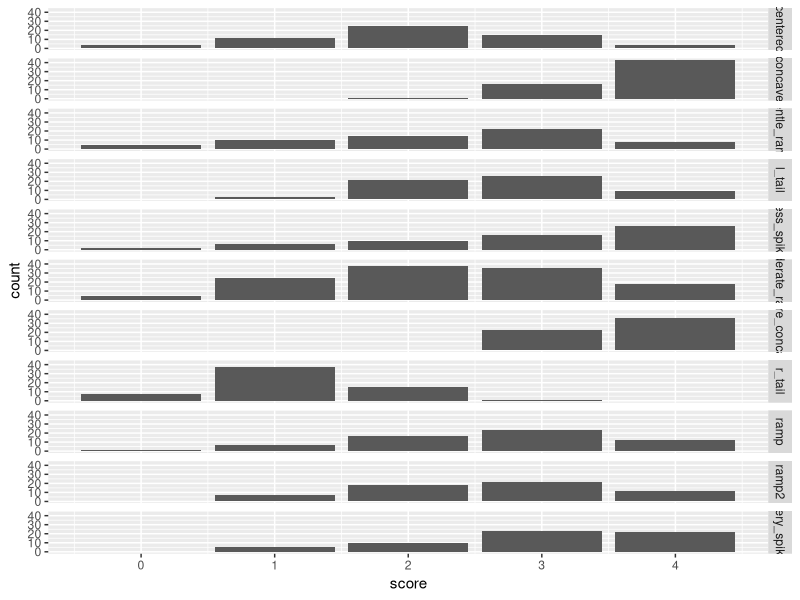
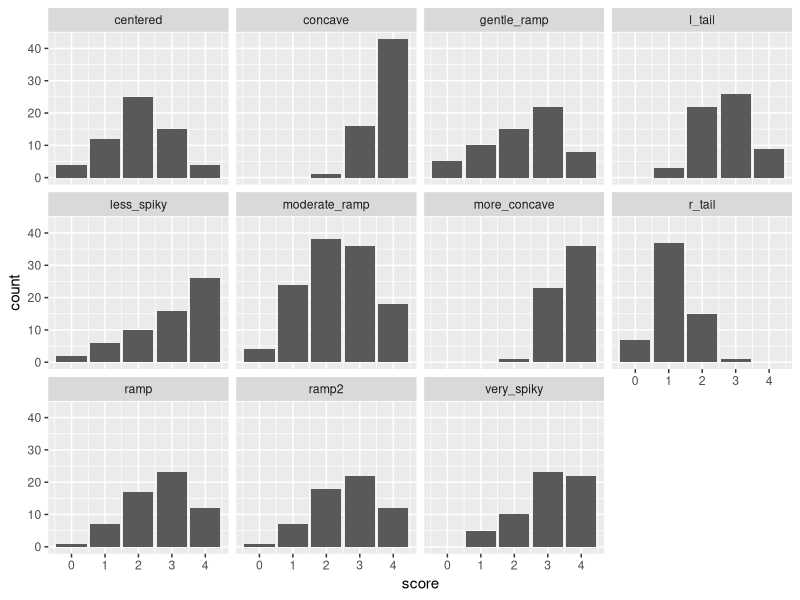
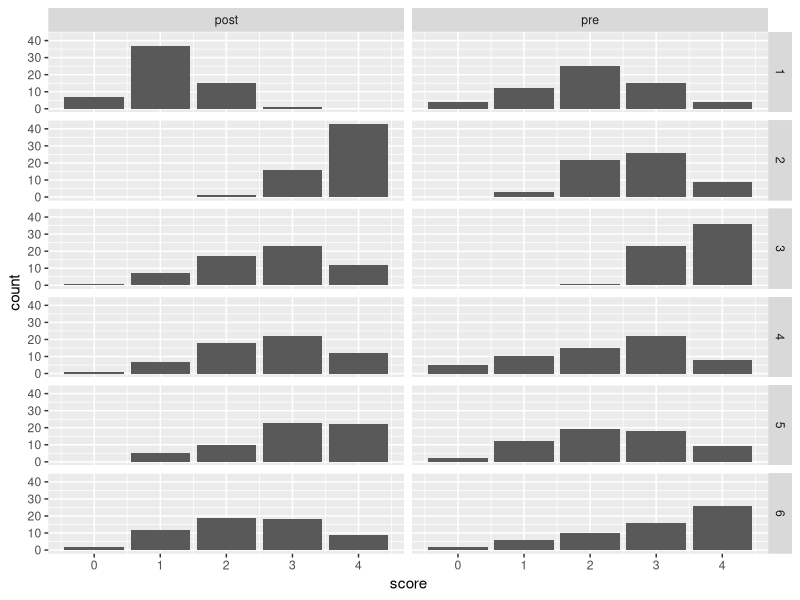
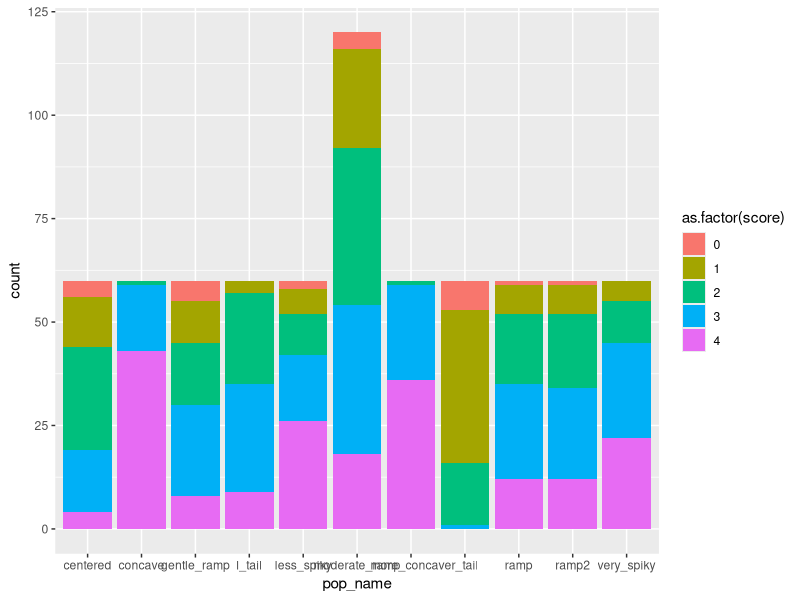

R code for these plots, in order:
library(ggplot2)

#### GENERATE ASSORTED SAMPLES OF FAKE LIKERT DATA

samp_size = 60

likert_beta = function(n, a, b){
        round(rbeta(n, a, b) * 4)   # 0 to 4 Likert scale
}

centered      = likert_beta(samp_size, 2,   2)
r_tail        = likert_beta(samp_size, 2,   4)
l_tail        = likert_beta(samp_size, 4,   2)
concave       = likert_beta(samp_size, 8,   1)
more_concave  = likert_beta(samp_size, 8,   0.9)
ramp          = likert_beta(samp_size, 2,   0.9)
gentle_ramp   = likert_beta(samp_size, 1.1, 0.9)
ramp2         = likert_beta(samp_size, 2,   1)
moderate_ramp = likert_beta(samp_size, 1.5, 1)
very_spiky    = likert_beta(samp_size, 1.5, 0.5)
less_spiky    = likert_beta(samp_size, 1,   0.5)


#### BUILD UP A DATA FRAME

samp_names = c("centered", "r_tail", "l_tail", "concave", "more_concave", "ramp", "gentle_ramp", "ramp2", "moderate_ramp", "very_spiky", "less_spiky", "moderate_ramp")

X = data.frame(score = centered, pop_name = rep("centered", length(centered)), 
								timepoint = rep("pre", length(centered)),
								question_num = rep(1, length(centered)))
npanel = 1
for (s in samp_names[-1]){
	tp = "pre"
	if(npanel %% 2 == 1){
		tp = "post"
	}
	qn = floor(npanel / 2) + 1
	temp_vec = eval(parse(text=s))
	temp_frame = data.frame(score = temp_vec, pop_name = rep(s, length(temp_vec)), 
											timepoint = rep(tp, length(temp_vec)),
											question_num = rep(qn, length(temp_vec)))
	X = rbind(X, temp_frame)
	npanel = npanel + 1
}


#### PLOTS AND ANALYSIS

p = ggplot(X, aes(score)) + geom_bar()
p + facet_grid(rows = vars(pop_name))  # all in one col, lined up

p + facet_wrap(vars(pop_name))    # wrap, broken in several cols

p + facet_grid(rows = vars(question_num), cols = vars(timepoint)) # best one yet

g = ggplot(X, aes(pop_name))
g + geom_bar(aes(fill=as.factor(score))) # kind of like spineplot, colors not great


#### TESTS

for (q in 1:6){
	wt = wilcox.test(X[X$question_num == q & X$timepoint == "pre", ]$score,
				X[X$question_num == q & X$timepoint == "post", ]$score)
	tt = t.test(score ~ timepoint, data = X[X$question_num == q, ])
	print(q)
	print(wt)
	print(tt)
}

#prop.test
#prop.trend.test

with(X[ X$question_num == 1, ], table(timepoint, score)) # 2x5 table

tapply(X$pop_name, X[,-2], length) # 5x2 tables for each of 6 questions

# T test maybe OK?
# Norman G. Adv Health Sci Educ Theory Pract. 2010 Dec;15(5):625-32. PMID 20146096.
# Sullivan & Artino. J Grad Med Educ. 2013 Dec; 5(4): 541–542. PMID 24454995.
